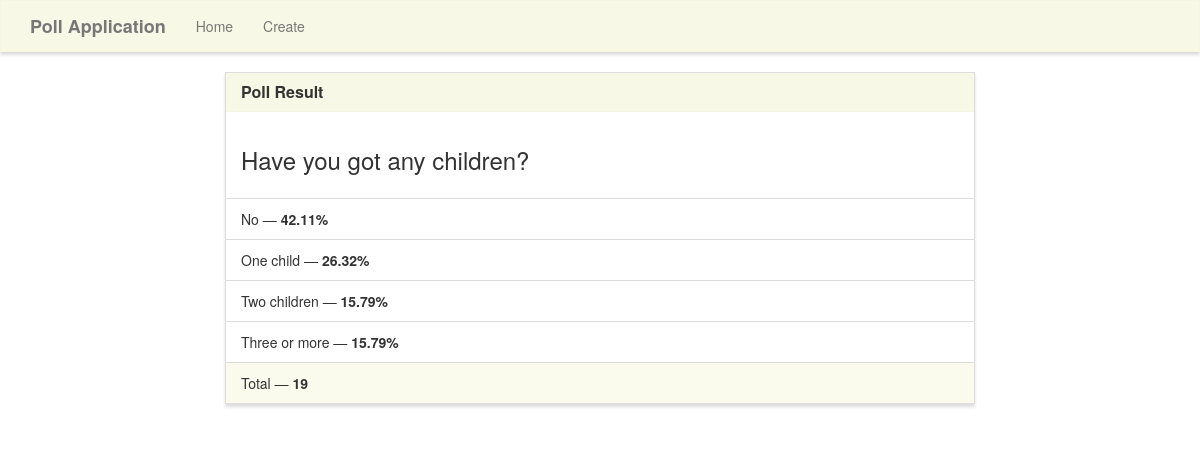
Page /results/5/ on the committed database.
### polls/models.py (models this page shows, shortened)
class Poll(models.Model):
    TYPES_OF_POLLS = (
        ('text', 'Text'),
        ('select_one', 'Select One'),
        ('select_multiple', 'Select Multiple'),
    )
    question = models.CharField(max_length=200)
    start = models.DateField(null=True, blank=True)
    finish = models.DateField(null=True, blank=True)
    description = models.TextField(max_length=4000, null=True, blank=True)
    type = models.CharField(max_length=50, choices=TYPES_OF_POLLS, verbose_name='Types of polls', default='text')
    @property
    def total(self):
        return Option.objects.filter(poll__id=self.id).aggregate(Sum('count'))['count__sum']

class Option(models.Model):
    poll = models.ForeignKey(Poll, on_delete=models.CASCADE)
    text = models.CharField(max_length=30, null=True, blank=True)
    count = models.IntegerField(default=0)
    @property
    def percent(self):
        number = int(self.count)/int(self.poll.total)*100
        def toFixed(numObj, digits=0):
            return f"{numObj:.{digits}f}"
        if number==float(int(number)):
            return toFixed(number, digits=0)
        else:
            return toFixed(number, digits=2)

### polls/views.py (the view)
# urls.py: path('results/<poll_id>/', polls_views.results, name='results'),
def results(request, poll_id):
    poll = Poll.objects.get(pk=poll_id)
    options = Option.objects.filter(poll=poll_id)
    context = {
        'poll': poll,
        'options': options
    }
    return render(request, 'polls/results.html', context)

### polls/templates/polls/results.html (shortened to what this page needs)
{% extends "polls/base.html" %}
{% block main %}
<div class="row">
    <div class="col-lg-8 col-lg-offset-2">
        <div class="panel panel-default">
            <div class="panel-heading">
                <h3 class="panel-title">Poll Result</h3>
            </div>
            <div class="panel-body">
                <h3>{{ poll.question }}</h3>
            </div>
            <ul class="list-group">
                {% for option in options %}
                <li class="list-group-item">{{ option.text }} &mdash; <strong>{{ option.percent }}%</strong></li>
                {% endfor %}
            </ul>
            <div class="panel-footer">
                Total &mdash; <strong>{{ poll.total }}</strong>
            </div>
        </div>
    </div>
</div>
{% endblock %}

### polls/static/style.css (style rules this page uses)
.navbar-default, .btn, .form-control, .panel { border-radius: 0; }
.panel-default > .panel-heading { color: #333; background-color: rgba(245, 245, 220, .7); border-color: rgba(245, 245, 220, .6); border-top-left-radius: 0; border-top-right-radius: 0; }
.panel-footer { background-color: rgba(245, 245, 220, .5); border-color: rgba(245, 245, 220, .4); }
.panel { box-shadow: 0px 3px 3px 0px #ddd; }
a.navbar-brand, .panel-title { font-weight: bolder; }

### rows in the picture
Poll: question "Have you got any children?", total "19"
Option: text "No", percent "42.11"
Option: text "One child", percent "26.32"
Option: text "Two children", percent "15.79"
Option: text "Three or more", percent "15.79"
